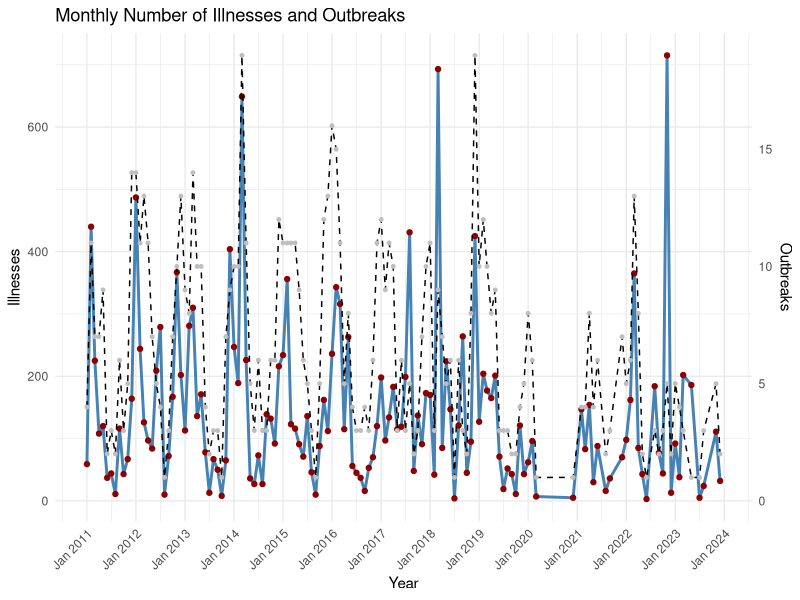

Generate this figure with R:
library(tidyverse)

nors = read.csv("NORS_cleaned.csv", header=TRUE)
nors$Date = as.Date(paste(nors$Year, nors$Month, "01", sep = "-"))

# Count of Illnesses and Outbreaks plotted by month and year
ill_by_date = group_by(nors, Date) %>% summarise(Illnesses = sum(Illnesses),
                                                 Outbreaks = n())
ill_by_date$Outbreaks_rescaled = ill_by_date$Outbreaks * max(ill_by_date$Illnesses) / max(ill_by_date$Outbreaks)

ggplot(ill_by_date, aes(x = Date, color=color)) + 
  geom_line(aes(y = Illnesses, color = "Illnesses"), color="steelblue", linewidth = 1) +
  geom_point(aes(y = Illnesses, color = "Illnesses"), color="darkred", size = 1.5) +
  geom_line(aes(y=Outbreaks_rescaled, color = "Outbreaks"), color="black",
            linewidth = 0.5, linetype="dashed") +
  geom_point(aes(y = Outbreaks_rescaled, color = "Outbreaks"), color="grey", size = 1) +
  scale_x_date(date_labels = "%b %Y", date_breaks = "1 year") +
  scale_y_continuous(
    name="Illnesses",
    sec.axis = sec_axis(~.*max(ill_by_date$Outbreaks)/max(ill_by_date$Illnesses),
                        name="Outbreaks")
  ) +
  labs(title="Monthly Number of Illnesses and Outbreaks",
       x="Year", y="Count", color="Legend") +
  theme_minimal() +
  theme(axis.text.x = element_text(angle = 45, hjust = 1))

# Limiting data to where only Status 1 is Confirmed. We are looking at the first
# Etiology of a row, and only if it was confirmed.
settings = data.frame(table(nors$Setting))